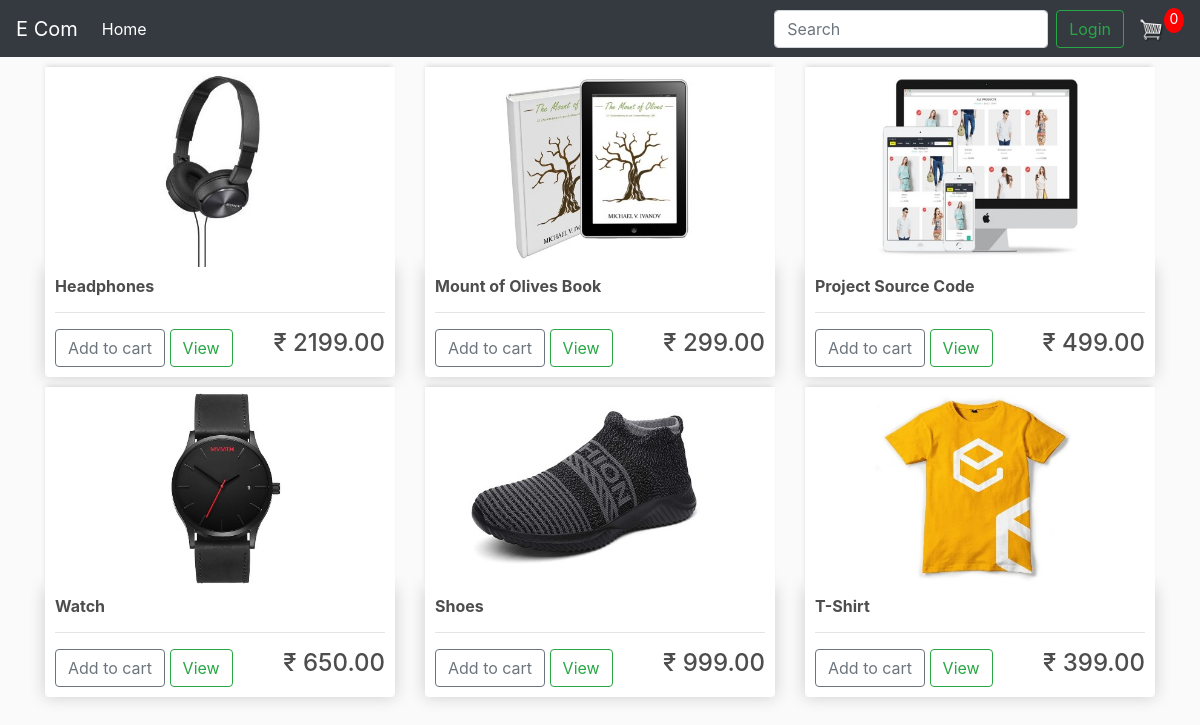
Before: / with the older database file.
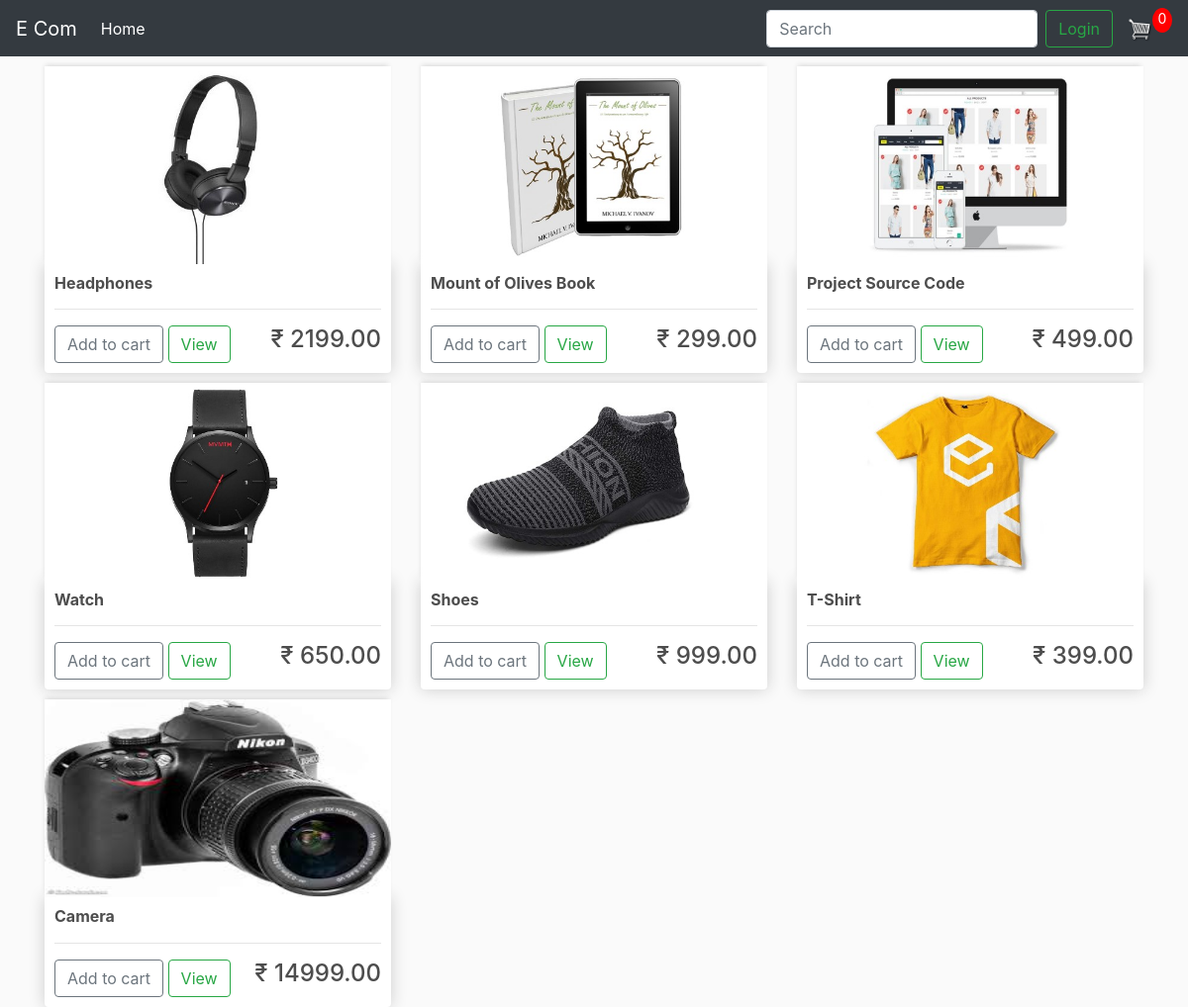
After: the same page with the newer database file.
### store/models.py (models this page shows, shortened)
class Product(models.Model):
    name = models.CharField(max_length=255)
    price = models.DecimalField(max_digits=7, decimal_places=2)
    digital = models.BooleanField(default=False, null=True, blank=True)
    image = models.ImageField(null=True, blank=True)
    @property
    def imageURL(self):
        try:
            url = self.image.url
        except:
            url = '/media/placeholder.png'
        return url

### store/views.py (the view)
# urls.py: path('', include('store.urls')),
def store(request):
    data = cartData(request)
    cartItems = data['cartItems']
    products = Product.objects.all()
    context = {'products': products, 'cartItems':cartItems, 'shipping':False}
    return render(request, 'store/store.html', context)

### store/utils.py (called while the page is built, shortened)
def cookieCart(request):
    try:
        cart = json.loads(request.COOKIES['cart'])
    except:
        cart = {}
    print('Cart:', cart)
    items = []
    order = {'get_cart_total':0, 'get_cart_items':0}
    cartItems = order['get_cart_items']
    return {'cartItems':cartItems, 'order':order, 'items':items}

def cartData(request):
    if request.user.is_authenticated:
        customer = request.user.customer
        order, created = Order.objects.get_or_create(customer=customer, complete=False)
        items = order.orderitem_set.all()
        cartItems = order.get_cart_items
    else:
        cookieData = cookieCart(request)
        cartItems = cookieData['cartItems']
        order = cookieData['order']
        items = cookieData['items']
    return {'cartItems':cartItems, 'order':order, 'items':items}

### templates/store/store.html
{% extends 'base.html' %}
{% load static %}
{% block content %}
<div class="row">
    {% for product in products %}
    <div class="col-lg-4">
        <img class="thumbnail" src={{ product.imageURL }} alt="placeholder">
        <div class="box-element product">
            <h6>
                <strong>{{ product.name }}</strong>
            </h6>
            <hr>
            <button data-product={{product.id}} data-action="add" class="btn btn-outline-secondary add-btn update-cart">Add to cart</button>
            <a class="btn btn-outline-success" href="#">View</a>
            <h4 class="store-price">&#x20B9; {{ product.price|floatformat:2 }}</h4>
        </div>
    </div>
    {% endfor %}
</div>
{% endblock content %}

### templates/base.html (shortened to what this page needs)
<!DOCTYPE html>
{% load static %}
<html lang="en">
    <head>
        <link
            rel="stylesheet"
            href="https://stackpath.bootstrapcdn.com/bootstrap/4.4.1/css/bootstrap.min.css"
        >
        <link rel="stylesheet" href="{% static 'css/main.css' %}">
    </head>
    <body>
        <nav class="navbar navbar-expand-lg navbar-dark bg-dark">
            <a class="navbar-brand" href="{% url 'store' %}">E Com</a>
            <div class="collapse navbar-collapse" id="navbarSupportedContent">
                <ul class="navbar-nav mr-auto">
                    <li class="nav-item active">
                        <a class="nav-link" href="{% url 'store' %}">
                            Home
                        </a>
                    </li>
                </ul>
                <form class="form-inline my-2 my-lg-0">
                    <input
                        class="form-control mr-sm-2"
                        type="search"
                        placeholder="Search"
                        aria-label="Search"
                    >
                </form>
                <div class="form-inline my-2 my-lg-0">
                    <a href="#" class="btn btn-outline-success my-2 my-sm-0">Login</a>
                    <a href="{% url 'cart' %}">
                        <img id="cart-icon" src="{% static 'images/cart.png' %}" alt="cart">
                    </a>
                    <p id="cart-total">{{ cartItems }}</p>
                </div>
            </div>
        </nav>
        <div class="container">
            {% block content %}{% endblock content %}
        </div>
    </body>
</html>

### static/css/main.css (style rules this page uses)
body { background-color: hsl(0, 0%, 98%); }
h1,h2,h3,h4,h5,h6 { color:hsl(0, 0%, 30%); }
.store-price { display: inline-block; float: right; }
.box-element { box-shadow:hsl(0, 0%, 80%) 0 0 16px; background-color: #fff; border-radius: 4px; padding: 10px; }
.thumbnail { width: 100%; height: 200px; -webkit-box-shadow: -1px -3px 5px -2px rgba(214,214,214,1); -moz-box-shadow: -1px -3px 5px -2px rgba(214,214,214,1); box-shadow: -1px -3px 5px -2px rgba(214,214,214,1); }
.product { border-radius: 0 0 4px 4px; }
#cart-icon { width:25px; display: inline-block; margin-left: 15px; }
#cart-total { display: block; text-align: center; color:#fff; background-color: red; width: 20px; height: 25px; border-radius: 50%; font-size: 14px; }
.col-lg-4, .col-lg-6, .col-lg-8, .col-lg-12 { margin-top: 10px; }

Changed rows visible on the page:
added Product: imageURL (picture), name "Camera", price "14999.00"
